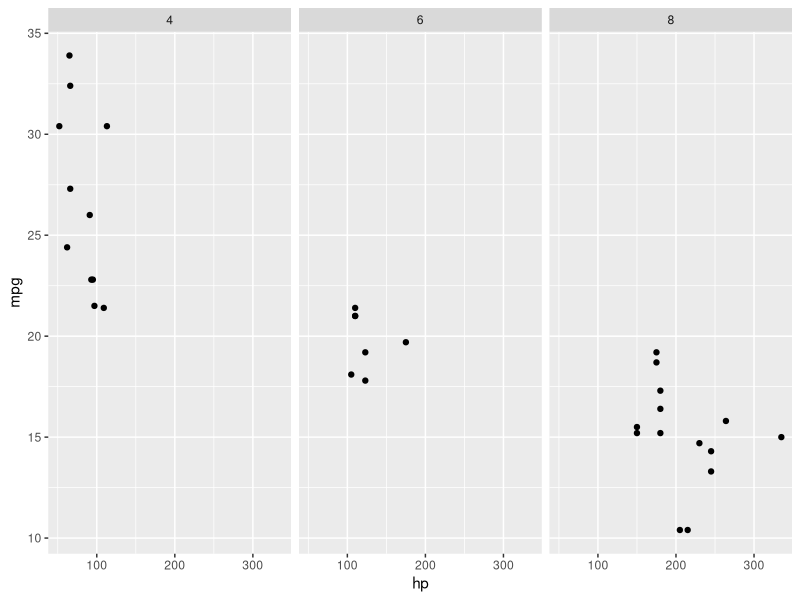

Write R code to recreate this figure.
library(tidyverse)

mtcars_wide <- mtcars %>% 
  rownames_to_column() %>% 
  as_tibble()

mtcars_long <- mtcars_wide %>% 
  gather(key, value, -rowname)

#wide format is useful for plotting
mtcars_wide %>% 
  ggplot(aes(x = hp, y = mpg)) + 
  geom_point() + 
  facet_grid(~cyl)

#long format is useful for sumary stats
mtcars_long %>% 
  group_by(key) %>% 
  summarise(mean(value), var(value))

#crossing s useful for generating combinations of variables in tibble format. For example, use crossing o generate combinations of experimental varaibles including sample names, gene names, reaction conditions, and replicates.

genotype <- c('wt', 'mut')
gene <- c('IFN', 'ACTIN')
time <- c(0, 12, 24, 48)
rt <- c('+', '-') # reverse transcriptase added?
rep <- 1:3

samples <- tidyr::crossing(genotype, gene, time, rep, rt)

samples